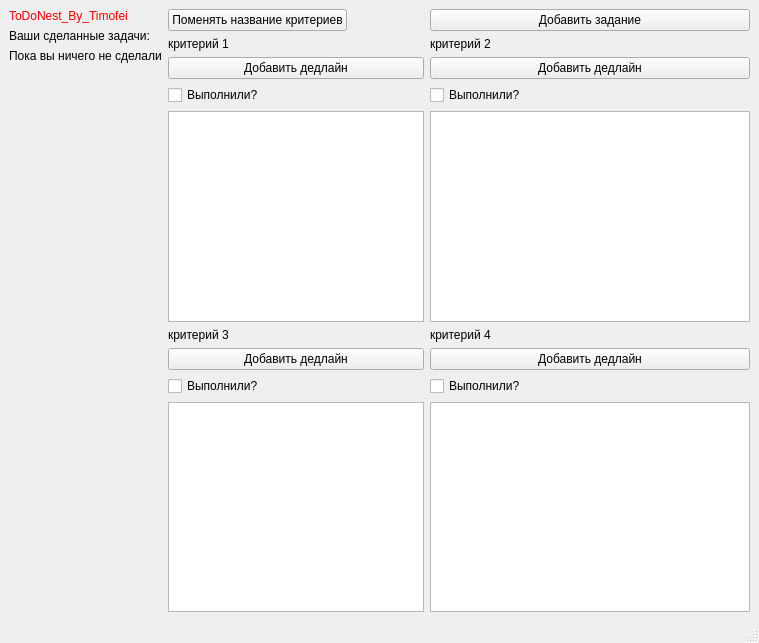
<?xml version="1.0" encoding="UTF-8"?>
<ui version="4.0">
 <class>mainWindow</class>
 <widget class="QMainWindow" name="mainWindow">
  <property name="enabled">
   <bool>true</bool>
  </property>
  <property name="geometry">
   <rect>
    <x>0</x>
    <y>0</y>
    <width>759</width>
    <height>643</height>
   </rect>
  </property>
  <property name="windowTitle">
   <string>MainWindow</string>
  </property>
  <property name="styleSheet">
   <string notr="true"> </string>
  </property>
  <widget class="QWidget" name="centralwidget">
   <layout class="QHBoxLayout" name="horizontalLayout">
    <item>
     <layout class="QVBoxLayout" name="verticalLayout">
      <item>
       <widget class="QLabel" name="label">
        <property name="styleSheet">
         <string notr="true">   color: red; </string>
        </property>
        <property name="text">
         <string>ToDoNest_By_Timofei</string>
        </property>
       </widget>
      </item>
      <item>
       <widget class="QLabel" name="label_14">
        <property name="text">
         <string>Ваши сделанные задачи:</string>
        </property>
       </widget>
      </item>
      <item>
       <layout class="QVBoxLayout" name="verticalLayout_5">
        <item>
         <widget class="QLabel" name="label_1">
          <property name="text">
           <string>Пока вы ничего не сделали</string>
          </property>
         </widget>
        </item>
        <item>
         <spacer name="verticalSpacer_41">
          <property name="orientation">
           <enum>Qt::Vertical</enum>
          </property>
          <property name="sizeHint" stdset="0">
           <size>
            <width>20</width>
            <height>40</height>
           </size>
          </property>
         </spacer>
        </item>
        <item>
         <widget class="QLabel" name="label_2">
          <property name="text">
           <string/>
          </property>
         </widget>
        </item>
        <item>
         <spacer name="verticalSpacer_42">
          <property name="orientation">
           <enum>Qt::Vertical</enum>
          </property>
          <property name="sizeHint" stdset="0">
           <size>
            <width>20</width>
            <height>40</height>
           </size>
          </property>
         </spacer>
        </item>
        <item>
         <widget class="QLabel" name="label_3">
          <property name="text">
           <string/>
          </property>
         </widget>
        </item>
        <item>
         <spacer name="verticalSpacer_43">
          <property name="orientation">
           <enum>Qt::Vertical</enum>
          </property>
          <property name="sizeHint" stdset="0">
           <size>
            <width>20</width>
            <height>40</height>
           </size>
          </property>
         </spacer>
        </item>
        <item>
         <widget class="QLabel" name="label_4">
          <property name="text">
           <string/>
          </property>
         </widget>
        </item>
        <item>
         <spacer name="verticalSpacer_44">
          <property name="orientation">
           <enum>Qt::Vertical</enum>
          </property>
          <property name="sizeHint" stdset="0">
           <size>
            <width>20</width>
            <height>40</height>
           </size>
          </property>
         </spacer>
        </item>
        <item>
         <widget class="QLabel" name="label_5">
          <property name="text">
           <string/>
          </property>
         </widget>
        </item>
        <item>
         <spacer name="verticalSpacer_45">
          <property name="orientation">
           <enum>Qt::Vertical</enum>
          </property>
          <property name="sizeHint" stdset="0">
           <size>
            <width>20</width>
            <height>40</height>
           </size>
          </property>
         </spacer>
        </item>
        <item>
         <widget class="QLabel" name="label_6">
          <property name="text">
           <string/>
          </property>
         </widget>
        </item>
        <item>
         <spacer name="verticalSpacer_46">
          <property name="orientation">
           <enum>Qt::Vertical</enum>
          </property>
          <property name="sizeHint" stdset="0">
           <size>
            <width>20</width>
            <height>40</height>
           </size>
          </property>
         </spacer>
        </item>
        <item>
         <widget class="QLabel" name="label_7">
          <property name="text">
           <string/>
          </property>
         </widget>
        </item>
        <item>
         <spacer name="verticalSpacer_47">
          <property name="orientation">
           <enum>Qt::Vertical</enum>
          </property>
          <property name="sizeHint" stdset="0">
           <size>
            <width>20</width>
            <height>40</height>
           </size>
          </property>
         </spacer>
        </item>
        <item>
         <widget class="QLabel" name="label_8">
          <property name="text">
           <string/>
          </property>
         </widget>
        </item>
        <item>
         <spacer name="verticalSpacer_48">
          <property name="orientation">
           <enum>Qt::Vertical</enum>
          </property>
          <property name="sizeHint" stdset="0">
           <size>
            <width>20</width>
            <height>40</height>
           </size>
          </property>
         </spacer>
        </item>
        <item>
         <widget class="QLabel" name="label_9">
          <property name="text">
           <string/>
          </property>
         </widget>
        </item>
        <item>
         <spacer name="verticalSpacer_49">
          <property name="orientation">
           <enum>Qt::Vertical</enum>
          </property>
          <property name="sizeHint" stdset="0">
           <size>
            <width>20</width>
            <height>40</height>
           </size>
          </property>
         </spacer>
        </item>
        <item>
         <widget class="QLabel" name="label_10">
          <property name="text">
           <string/>
          </property>
         </widget>
        </item>
        <item>
         <spacer name="verticalSpacer_50">
          <property name="orientation">
           <enum>Qt::Vertical</enum>
          </property>
          <property name="sizeHint" stdset="0">
           <size>
            <width>20</width>
            <height>40</height>
           </size>
          </property>
         </spacer>
        </item>
       </layout>
      </item>
     </layout>
    </item>
    <item>
     <layout class="QFormLayout" name="formLayout">
      <item row="0" column="0">
       <widget class="QPushButton" name="change_crt">
        <property name="text">
         <string>Поменять название критериев</string>
        </property>
       </widget>
      </item>
      <item row="0" column="1">
       <widget class="QPushButton" name="add_task">
        <property name="text">
         <string>Добавить задание</string>
        </property>
       </widget>
      </item>
      <item row="1" column="0">
       <layout class="QVBoxLayout" name="verticalLayout_4">
        <item>
         <layout class="QVBoxLayout" name="verticalLayout_3">
          <item>
           <widget class="QLabel" name="crt_1">
            <property name="text">
             <string>критерий 1</string>
            </property>
           </widget>
          </item>
          <item>
           <widget class="QPushButton" name="add_ddl1">
            <property name="text">
             <string>Добавить дедлайн</string>
            </property>
           </widget>
          </item>
          <item>
           <widget class="QCheckBox" name="checkBox_1">
            <property name="text">
             <string>Выполнили?</string>
            </property>
           </widget>
          </item>
         </layout>
        </item>
        <item>
         <widget class="QTextBrowser" name="tasks_1"/>
        </item>
        <item>
         <layout class="QVBoxLayout" name="verticalLayout_2">
          <item>
           <widget class="QLabel" name="crt_3">
            <property name="text">
             <string>критерий 3</string>
            </property>
           </widget>
          </item>
          <item>
           <widget class="QPushButton" name="add_ddl3">
            <property name="text">
             <string>Добавить дедлайн</string>
            </property>
           </widget>
          </item>
          <item>
           <widget class="QCheckBox" name="checkBox_3">
            <property name="text">
             <string>Выполнили?</string>
            </property>
           </widget>
          </item>
         </layout>
        </item>
        <item>
         <widget class="QTextBrowser" name="tasks_3"/>
        </item>
       </layout>
      </item>
      <item row="1" column="1">
       <layout class="QVBoxLayout" name="verticalLayout_8">
        <item>
         <layout class="QVBoxLayout" name="verticalLayout_7">
          <item>
           <widget class="QLabel" name="crt_2">
            <property name="text">
             <string>критерий 2</string>
            </property>
           </widget>
          </item>
          <item>
           <widget class="QPushButton" name="add_ddl2">
            <property name="text">
             <string>Добавить дедлайн</string>
            </property>
           </widget>
          </item>
          <item>
           <widget class="QCheckBox" name="checkBox_2">
            <property name="text">
             <string>Выполнили?</string>
            </property>
           </widget>
          </item>
         </layout>
        </item>
        <item>
         <widget class="QTextBrowser" name="tasks_2"/>
        </item>
        <item>
         <layout class="QVBoxLayout" name="verticalLayout_6">
          <item>
           <widget class="QLabel" name="crt_4">
            <property name="text">
             <string>критерий 4</string>
            </property>
           </widget>
          </item>
          <item>
           <widget class="QPushButton" name="add_ddl4">
            <property name="text">
             <string>Добавить дедлайн</string>
            </property>
           </widget>
          </item>
          <item>
           <widget class="QCheckBox" name="checkBox_4">
            <property name="text">
             <string>Выполнили?</string>
            </property>
           </widget>
          </item>
         </layout>
        </item>
        <item>
         <widget class="QTextBrowser" name="tasks_4"/>
        </item>
       </layout>
      </item>
     </layout>
    </item>
   </layout>
  </widget>
  <widget class="QStatusBar" name="statusbar"/>
 </widget>
 <resources/>
 <connections/>
</ui>
